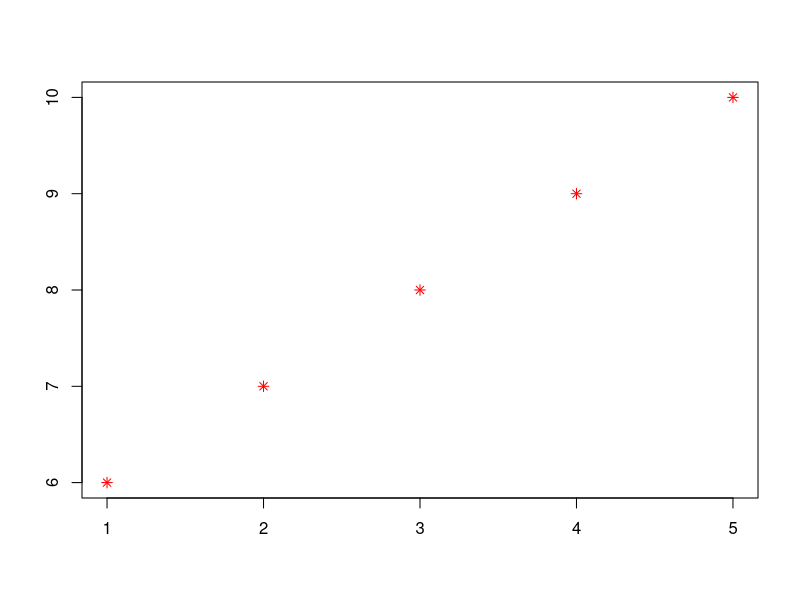
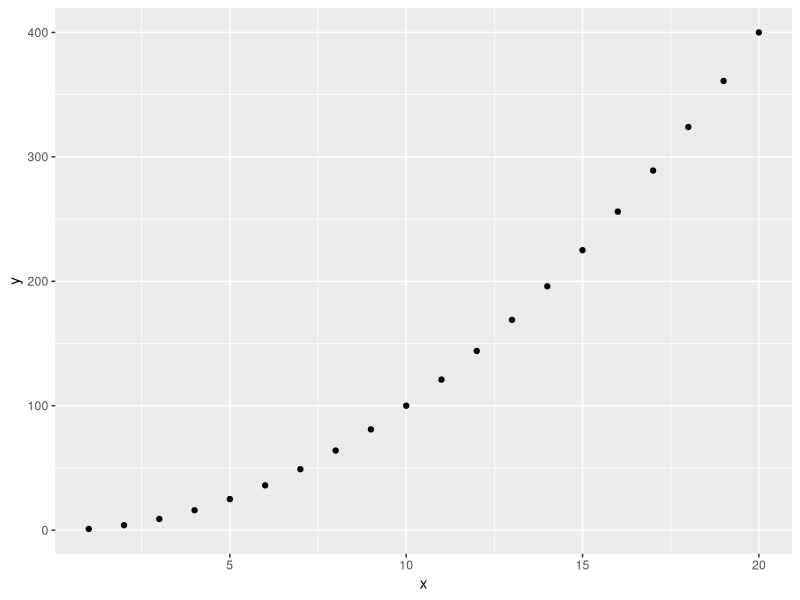

Write R code to recreate these figures, in order.
#TASK1
A <-c(1,2,3,4,5)
B <-c(6,7,8,9,10)
C <-c(11,12,13,14,15)
combineVect <- cbind(A,B,C) 
combineVect
plot(combineVect, type ="p", col="red", pch=8, xlab="",ylab="")


#TASK2
DataF <- data.frame(Name=c("Aminah", "Lauren", "Mehra","Olivia", "Romana"),
                Age=c(27,27,29,25,21),
                Role=c("SocialPrescriber", "Writer", "CallAdvisor", "TourGuide", "SalesAssistant"),
                Lenghthofservice=c(1,1,5,1,2))
print(DataF)

#TASK3

library(ggplot2)
x <- 1:20
y <- x^2
qplot(x,y)

#TASK5

name<-readline("Enter the name:")
age<-readline("Enter the age: ")
hello<-paste("I am", name, "and my age is", age)
print(hello)


